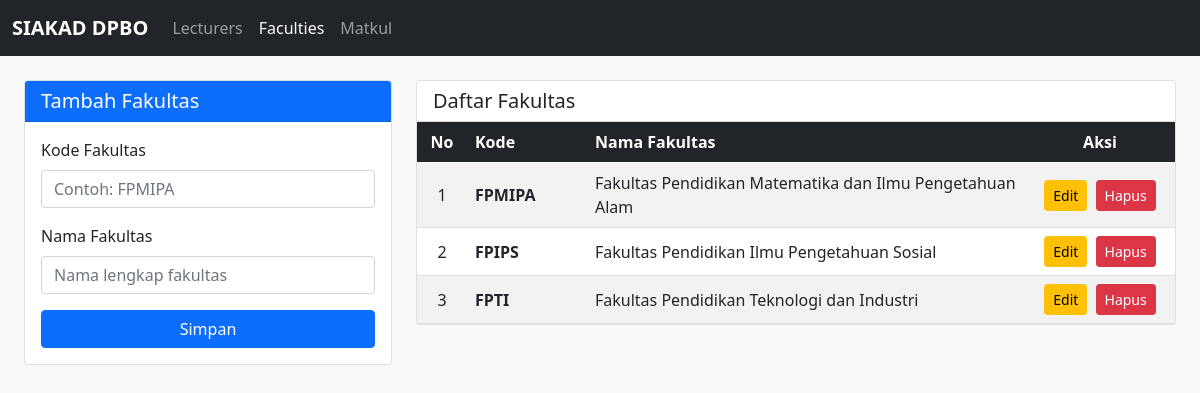
/Project/faculties.php, run on the app's committed database.
### tables this page shows
CREATE TABLE `faculties` (
  `id` int(11) NOT NULL AUTO_INCREMENT,
  `code` varchar(20) NOT NULL,
  `name` varchar(150) NOT NULL,
  PRIMARY KEY (`id`)
);

### Project/controllers/FacultyController.php (called while the page is built, shortened)
<?php
include_once("models/DB.php");
include_once("views/FacultyView.php");
class FacultyController
{
    private $faculty;
    function __construct()
    {
        $this->faculty = new Faculty(Config::$db_host, Config::$db_user, Config::$db_pass, Config::$db_name);
    }
    public function index($id_edit = null)
    {
        $this->faculty->open();
        $this->faculty->getFaculties();
        $data = array();
        while ($row = $this->faculty->getResult()) {
            array_push($data, $row);
        }
        $editData = null;
        $view = new FacultyView();
        $view->render($data, $editData);
    }
}

### Project/models/DB.php (called while the page is built, shortened)
<?php
class DB
{
    var $db_host = "";
    var $db_user = "";
    var $db_pass = "";
    var $db_name = "";
    var $db_link = "";
    function __construct($db_host, $db_user, $db_pass, $db_name)
    {
        $this->db_host = $db_host;
        $this->db_user = $db_user;
        $this->db_pass = $db_pass;
        $this->db_name = $db_name;
    }
    function open()
    {
        $this->db_link = mysqli_connect($this->db_host, $this->db_user, $this->db_pass, $this->db_name);
    }
    function execute($query)
    {
        $this->result = mysqli_query($this->db_link, $query);
        return $this->result;
    }
}

### Project/models/Faculty.php (called while the page is built, shortened)
<?php
class Faculty extends DB
{
    function getFaculties()
    {
        $query = "SELECT * FROM faculties ORDER BY id ASC";
        return $this->execute($query);
    }
}

### Project/views/FacultyView.php (the view, shortened to what this page needs)
<?php
class FacultyView
{
    public function render($data, $editData = null)
    {
        $no = 1;
        $dataTabel = "";
        foreach ($data as $row) {
            $dataTabel .= "<tr>
                <td class='text-center align-middle'>" . $no++ . "</td>
                <td class='align-middle fw-bold'>" . htmlspecialchars($row['code']) . "</td>
                <td class='align-middle'>" . htmlspecialchars($row['name']) . "</td>
                <td class='text-center align-middle'>
                    <a href='faculties.php?id_edit=" . $row['id'] . "' class='btn btn-warning btn-sm me-1'>Edit</a>
                    <a href='faculties.php?id_hapus=" . $row['id'] . "' class='btn btn-danger btn-sm' onclick='return confirm(\"Yakin ingin menghapus fakultas ini?\")'>Hapus</a>
                </td>
            </tr>";
        }
    }
}

### data on the page
faculties: code "FPMIPA", name "Fakultas Pendidikan Matematika dan Ilmu Pengetahuan Alam"
faculties: code "FPIPS", name "Fakultas Pendidikan Ilmu Pengetahuan Sosial"
faculties: code "FPTI", name "Fakultas Pendidikan Teknologi dan Industri"
